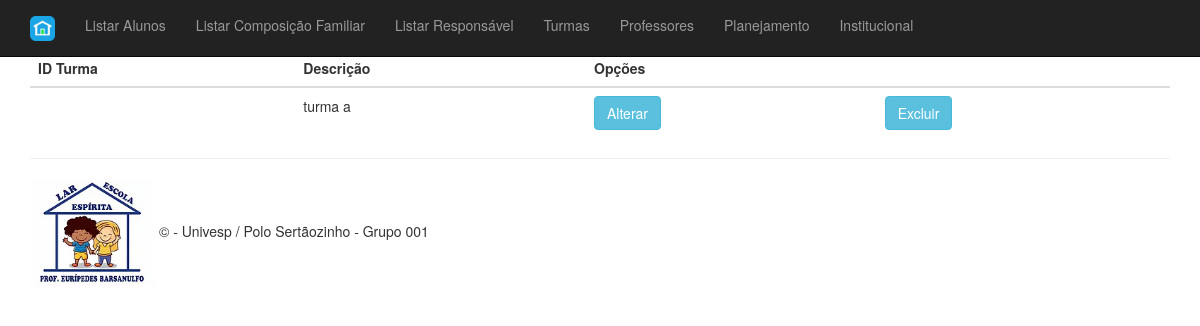
The app's page /listagem_turma, older data.
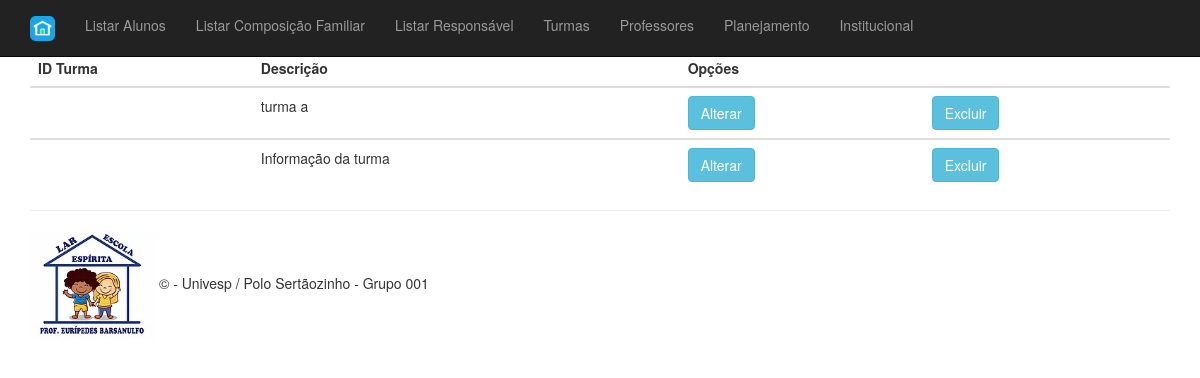
The same page, newer data.
### aluno/models.py (models this page shows)
class Turma(db.Model):
    __tablename__ = 'turma'
    __table_args__ = {'extend_existing': True}
    id_turma = db.Column(db.Integer, primary_key=True, autoincrement=True)
    turm_descricao = db.Column(db.String(120))
    turm_aluno = db.relationship(
        "Aluno", backref="Aluno", lazy=True)

### aluno/routes.py (the view)
@app.route("/listagem_turma", methods=["GET"])
def listagem_turma():
    turmas = Turma.query.all()
    return render_template("listagem_turma.html", turmas=turmas)

### aluno/templates/listagem_turma.html (shortened to what this page needs)
{% extends 'base.html' %}
{% block content %}
<table class="table table-hover table-dark">
    <thead>
        <tr>
            <th scope="col">ID Turma</th>
            <th scope="col">Descrição</th>
            <th scope="col">Opções</th>
            <th scope="col"></th>
        </tr>
    </thead>
    {% for turma in turmas %}
    <tbody>
        <tr>
            <td> {{ turma.id }} </td>
            <td> {{ turma.turm_descricao }}</td>
            <td>
                <button class="btn btn-outline btn-info">Alterar</button>
            </td>
            <td>
                <button class="btn btn-outline btn-info">Excluir</button>
            </td>
        </tr>
    </tbody>
    {% endfor %}
</table>
{% endblock %}

Row changes from the older to the newer data that the page shows:
added Turma: turm_descricao "Informação da turma"
